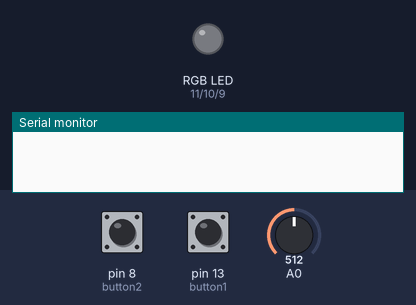
Simulated run of this sketch. Board: Arduino Uno, built with avr-gcc and run on an emulated ATmega328P. Shown: an RGB LED mixed from three pins (HIGH = lit), the last lines printed to the serial monitor. Dashed ring = blinking. Inputs (shaded band) come from the test bench; at power-on: pin 13 (button1) LOW, A0 = 512, pin 8 (button2) LOW. Dim RGB values are drawn brighter than linear.

Above: at 1.2 s.
1.3 s: pin 13 (button1) pulled HIGH for 0.15 s
At 3.0 s:
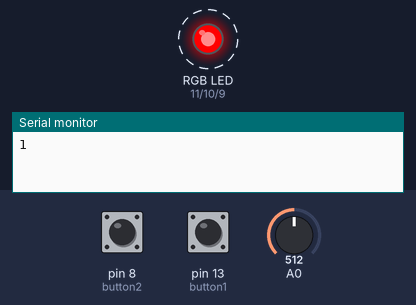
4.4 s: A0 set to 0
6.1 s: pin 8 (button2) pulled HIGH for 0.15 s
At 6.22 s:
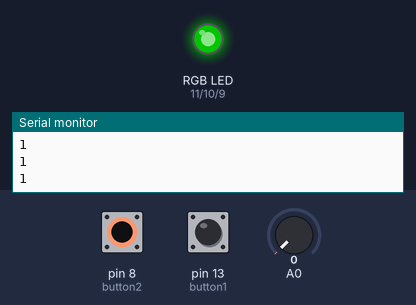
At 7.4 s:
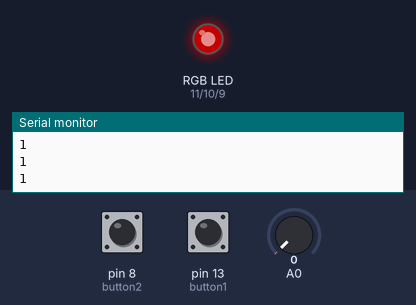
7.8 s: pin 13 (button1) pulled HIGH for 1 s
At 9.7 s:
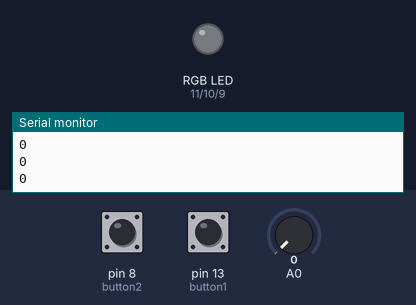
10.3 s: pin 13 (button1) pulled HIGH for 3.2 s
15.0 s: pin 8 (button2) pulled HIGH for 1 s
Timing chart, 0 to 18.0 s (numbered marks = the images above; inputs shaded):
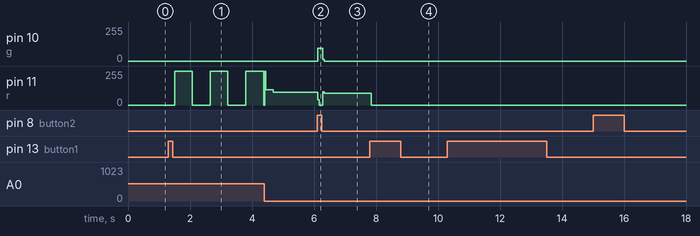

The sketch:

code.ino
```cpp
int r=11;
int g=10;
int b=9;
int button1=13;
int button2=8;
int b1state = 0;
int b2state = 0;
int prog=0;
int frq = 0;
int invrtfrq = 0;
int c;
void setup() {
  Serial.begin(9600);
  pinMode(button1, INPUT);
  pinMode(button2, INPUT);
}

void loop() {
  b1state = digitalRead(button1);
  b2state = digitalRead(button2);
  while(b1state== 1){
    delay(200);
    while(b1state == 1){

      if(prog==0){
        c = r;
      }
      if(prog==1){
        c = g;
      }
      if(prog==2){
        c = b;
      }
      frq = analogRead(A0);
      analogWrite(c,255);
      for (int i=0; i <= frq; i++){
        frq = analogRead(A0);
        if(digitalRead(button1)==HIGH){
          frq = 0;
          b1state = 0;
        }
        if(digitalRead(button2) == 1){
          prog = 1 + prog;
          if(prog > 3){
            prog = 0;
          }
        }
        delay(1);
      }
      analogWrite(c,0);
      for (int i=0; i <= frq; i++){
        frq = analogRead(A0);
        if(digitalRead(button1)==HIGH){
          frq = 0;
          b1state = 0;
        }
        if(digitalRead(button2) == 1){
          prog = 1 + prog;
          if(prog > 3){
            prog = 0;
          }
        }
        delay(1);
      }
      Serial.println(b1state);
    }
    delay(200);
  }
  while(b2state == 1){
    delay(200);
    while(b2state == 1){
      Serial.println(b2state);
      Serial.println(frq);
      delay(1);
      frq = analogRead(A0);
      if(frq > 0 && frq < 256){
        analogWrite(r,frq);
        analogWrite(g,0);
        analogWrite(b,0);
      }
      if(frq > 256 && frq < 512){
        analogWrite(g,frq - 256);
        analogWrite(r,0);
        analogWrite(b,0);
      }
      if(frq > 512 && frq < 768){
        analogWrite(b,frq - 512);
        analogWrite(g,0);
        analogWrite(r,0);
      }
      if(frq > 768 && frq < 1024){
        invrtfrq = abs(frq - 1024);
        analogWrite(r,invrtfrq);
        analogWrite(g,invrtfrq);
        analogWrite(b,invrtfrq);
      }
      if(digitalRead(button2) == 1){
        b2state = 0;
        analogWrite(r,0);
        analogWrite(g,0);
        analogWrite(b,0);
        delay(200);
      }
    }
    delay(200);
  }
}
```

Measured:
- after the input at 1.3 s, pin 11 (r): alternates 255/255 for 0.57 s and 0/255 for 0.57 s, starting after 0.20 s
- after the input at 6.1 s, pin 10 (g): 0/255 → 95/255 at once, → 0/255 0.16 s later; pin 11 (r): 94/255 → 0/255 at once, → 90/255 0.16 s later
- after the input at 7.8 s, pin 11 (r): 90/255 → 0/255 at once
